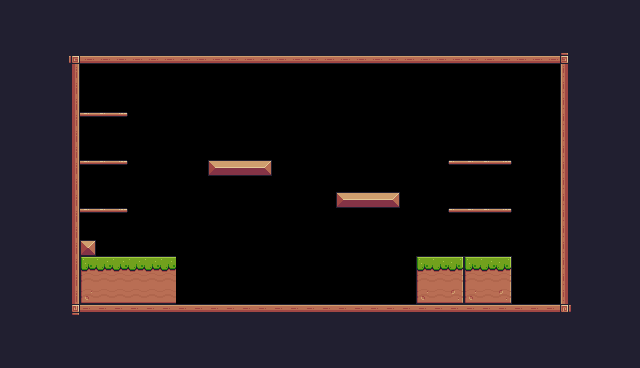

A level layout from a 2D game, rendered from its tile map. Below: a short description, then the map file with its tile-grid data intact:
An orthogonal 40x23 tile map with 16x16 px tiles, 1 tile layer (Background) and 30 objects (11x Fruit, 5x Platform, 2x Saw, Player).

<map version="1.10" tiledversion="1.12.1" orientation="orthogonal" renderorder="right-down" width="40" height="23" tilewidth="16" tileheight="16" infinite="0" nextlayerid="4" nextobjectid="44">
 <tileset firstgid="1" source="Pixel Adventure.tsx" />
 <layer id="1" name="Background" width="40" height="23">
  <properties>
   <property name="BackgroundColor" value="Gray" />
  </properties>
  <data encoding="csv">
24,24,24,24,24,24,24,24,24,24,24,24,24,24,24,24,24,24,24,24,24,24,24,24,24,24,24,24,24,24,24,24,24,24,24,24,24,24,24,24,
24,24,24,24,24,24,24,24,24,24,24,24,24,24,24,24,24,24,24,24,24,24,24,24,24,24,24,24,24,24,24,24,24,24,24,24,24,24,24,24,
24,24,24,24,24,24,24,24,24,24,24,24,24,24,24,24,24,24,24,24,24,24,24,24,24,24,24,24,24,24,24,24,24,24,24,24,24,24,24,24,
24,24,24,24,92,134,134,134,134,134,134,134,134,134,134,134,134,134,134,134,134,134,134,134,134,134,134,134,134,134,134,134,134,134,134,93,24,24,24,24,
24,24,24,24,113,0,0,0,0,0,0,0,0,0,0,0,0,0,0,0,0,0,0,0,0,0,0,0,0,0,0,0,0,0,0,111,24,24,24,24,
24,24,24,24,113,0,0,0,0,0,0,0,0,0,0,0,0,0,0,0,0,0,0,0,0,0,0,0,0,0,0,0,0,0,0,111,24,24,24,24,
24,24,24,24,113,0,0,0,0,0,0,0,0,0,0,0,0,0,0,0,0,0,0,0,0,0,0,0,0,0,0,0,0,0,0,111,24,24,24,24,
24,24,24,24,113,41,41,42,0,0,0,0,0,0,0,0,0,0,0,0,0,0,0,0,0,0,0,0,0,0,0,0,0,0,0,111,24,24,24,24,
24,24,24,24,113,0,0,0,0,0,0,0,0,0,0,0,0,0,0,0,0,0,0,0,0,0,0,0,0,0,0,0,0,0,0,111,24,24,24,24,
24,24,24,24,113,0,0,0,0,0,0,0,0,0,0,0,0,0,0,0,0,0,0,0,0,0,0,0,0,0,0,0,0,0,0,111,24,24,24,24,
24,24,24,24,113,41,41,42,0,0,0,0,0,13,14,14,15,0,0,0,0,0,0,0,0,0,0,0,40,41,41,42,0,0,0,111,24,24,24,24,
24,24,24,24,113,0,0,0,0,0,0,0,0,0,0,0,0,0,0,0,0,0,0,0,0,0,0,0,0,0,0,0,0,0,0,111,24,24,24,24,
24,24,24,24,113,0,0,0,0,0,0,0,0,0,0,0,0,0,0,0,0,13,14,14,15,0,0,0,0,0,0,0,0,0,0,111,24,24,24,24,
24,24,24,24,113,41,41,42,0,0,0,0,0,0,0,0,0,0,0,0,0,0,0,0,0,0,0,0,40,41,41,42,0,0,0,111,24,24,24,24,
24,24,24,24,113,0,0,0,0,0,0,0,0,0,0,0,0,0,0,0,0,0,0,0,0,0,0,0,0,0,0,0,0,0,0,111,24,24,24,24,
24,24,24,24,113,35,0,0,0,0,0,0,0,0,0,0,0,0,0,0,0,0,0,0,0,0,0,0,0,0,0,0,0,0,0,111,24,24,24,24,
24,24,24,24,113,7,8,8,8,8,8,0,0,0,0,0,0,0,0,0,0,0,0,0,0,0,7,8,9,7,8,9,0,0,0,111,24,24,24,24,
24,24,24,24,113,29,30,30,30,30,30,0,0,0,0,0,0,0,0,0,0,0,0,0,0,0,29,30,31,29,30,31,0,0,0,111,24,24,24,24,
24,24,24,24,113,51,52,52,52,52,52,0,0,0,0,0,0,0,0,0,0,0,0,0,0,0,51,52,53,51,52,53,0,0,0,111,24,24,24,24,
24,24,24,24,114,90,90,90,90,90,90,90,90,90,90,90,90,90,90,90,90,90,90,90,90,90,90,90,90,90,90,90,90,90,90,115,24,24,24,24,
24,24,24,24,24,24,24,24,24,24,24,24,24,24,24,112,112,112,112,24,24,24,24,24,24,24,24,24,24,24,24,24,24,24,24,24,24,24,24,24,
24,24,24,24,24,24,24,24,24,24,24,24,24,24,24,112,112,112,112,24,24,24,24,24,24,24,24,24,24,24,24,24,24,24,24,24,24,24,24,24,
24,24,24,24,24,24,24,24,24,24,24,24,24,24,24,24,24,24,24,24,24,24,24,24,24,24,24,24,24,24,24,24,24,24,24,24,24,24,24,24
</data>
 </layer>
 <objectgroup id="2" name="Spawnpoints">
  <object id="4" name="Player" type="Player" x="144" y="224" width="31.3333" height="31.3333" />
  <object id="27" name="Bananas" type="Fruit" x="96" y="80" width="32" height="32" />
  <object id="28" name="Orange" type="Fruit" x="96" y="128" width="32" height="32" />
  <object id="29" name="Apple" type="Fruit" x="96" y="176" width="32" height="32" />
  <object id="30" name="Cherries" type="Fruit" x="208" y="128" width="32" height="32" />
  <object id="31" name="Cherries" type="Fruit" x="240" y="128" width="32" height="32" />
  <object id="32" name="Cherries" type="Fruit" x="224" y="96" width="32" height="32" />
  <object id="33" name="Cherries" type="Fruit" x="336" y="160" width="32" height="32" />
  <object id="34" name="Cherries" type="Fruit" x="368" y="160" width="32" height="32" />
  <object id="35" name="Cherries" type="Fruit" x="352" y="112" width="32" height="32" />
  <object id="36" name="Kiwi" type="Fruit" x="464" y="128" width="32" height="32" />
  <object id="37" name="Kiwi" type="Fruit" x="464" y="176" width="32" height="32" />
  <object id="38" type="Saw" x="288" y="288" width="32" height="32">
   <properties>
    <property name="isVertical" type="bool" value="false" />
    <property name="offNeg" type="float" value="7" />
    <property name="offPos" type="float" value="6" />
   </properties>
  </object>
  <object id="39" x="-112" y="64" />
  <object id="43" type="Saw" x="288" y="128" width="32" height="32">
   <properties>
    <property name="isVertical" type="bool" value="true" />
    <property name="offNeg" type="float" value="4" />
    <property name="offPos" type="float" value="3" />
   </properties>
  </object>
 </objectgroup>
 <objectgroup id="3" name="Collisions">
  <object id="9" x="64" y="48" width="16" height="272" />
  <object id="10" x="80" y="48" width="496" height="16" />
  <object id="12" x="560" y="64" width="16" height="240" />
  <object id="13" x="80" y="304" width="496" height="16" />
  <object id="14" x="96" y="240" height="16" />
  <object id="16" x="80" y="240" width="16" height="16" />
  <object id="17" x="80" y="256" width="96" height="48" />
  <object id="18" x="416" y="256" width="96" height="48" />
  <object id="20" x="208" y="160" width="64" height="16" />
  <object id="21" x="336" y="192" width="64" height="16" />
  <object id="22" type="Platform" x="448" y="208" width="64" height="16" />
  <object id="23" type="Platform" x="448" y="160" width="64" height="16" />
  <object id="24" type="Platform" x="80" y="112" width="48" height="16" />
  <object id="25" type="Platform" x="80" y="160" width="48" height="16" />
  <object id="26" type="Platform" x="80" y="208" width="48" height="16" />
 </objectgroup>
</map>
